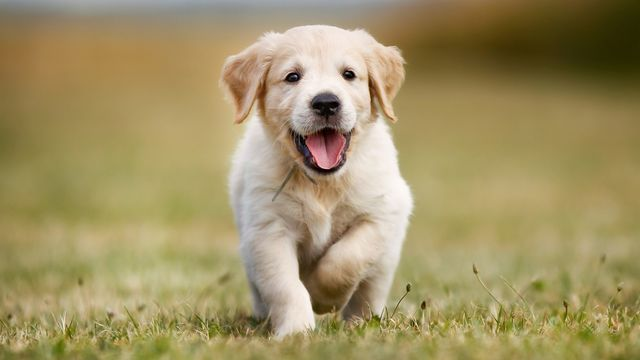
#> input picture input/chien.jpg, 640 x 360 px, found by its file name
$ python gradient.py   (older library calls are emulated)
#> lines starting #> are read from the running program, lines starting #| are printed output that depends on the picture
import matplotlib.pyplot as plt
import matplotlib.image as mpimg
import numpy as np
from scipy import ndimage
import cv2

image_path = 'input/chien.jpg'
img = cv2.cvtColor(cv2.imread(image_path), cv2.COLOR_BGR2GRAY)
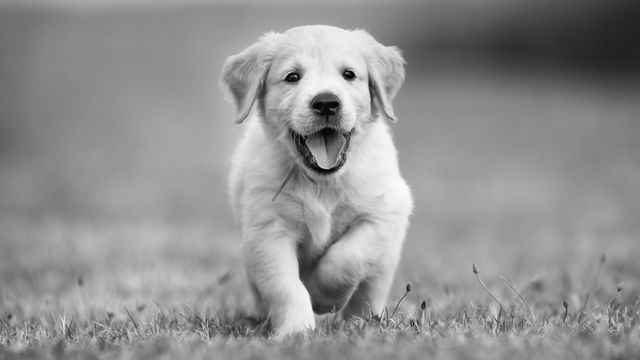
#> img: shape (360, 640); min 0, max 252, mean 144.7

sx = cv2.Sobel(img, cv2.CV_64F,1,0)
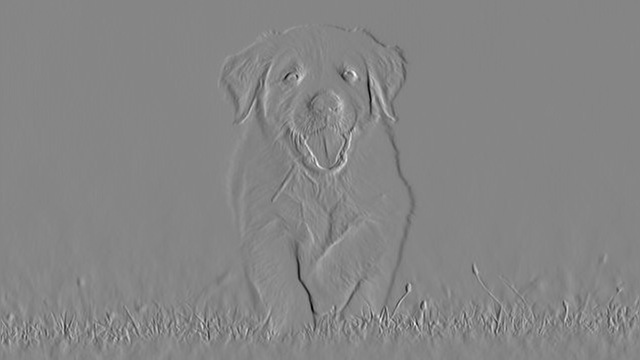
#> sx: shape (360, 640) float64; min -700, max 634, mean -0.1; drawn with min black and max white
sy = cv2.Sobel(img,cv2.CV_64F,0,1)
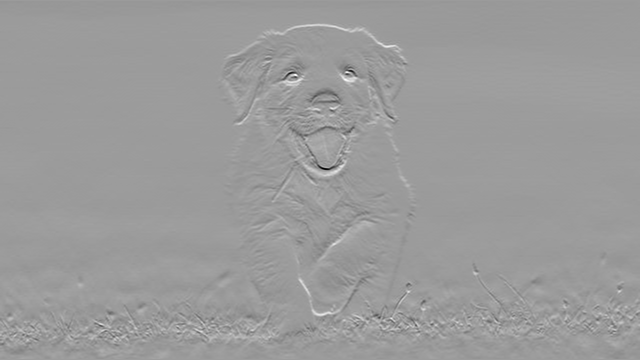
#> sy: shape (360, 640) float64; min -782, max 500, mean 0; drawn with min black and max white
laplacian = cv2.Laplacian(img, cv2.CV_32F)
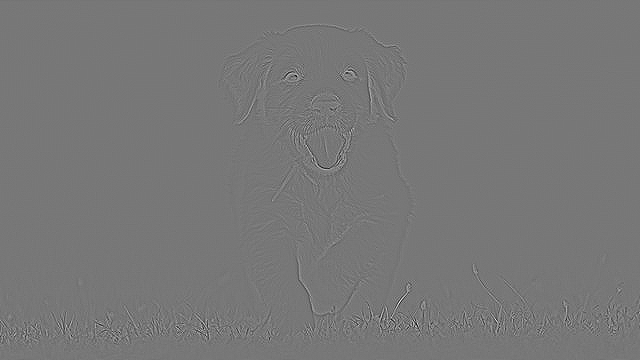
#> laplacian: shape (360, 640) float32; min -267, max 302, mean 0; drawn with min black and max white

# [8 lines of commented-out code are left out]
plt.imshow(laplacian)
plt.show()

$ run again, with input/palaiseau.jpg copied over input/chien.jpg
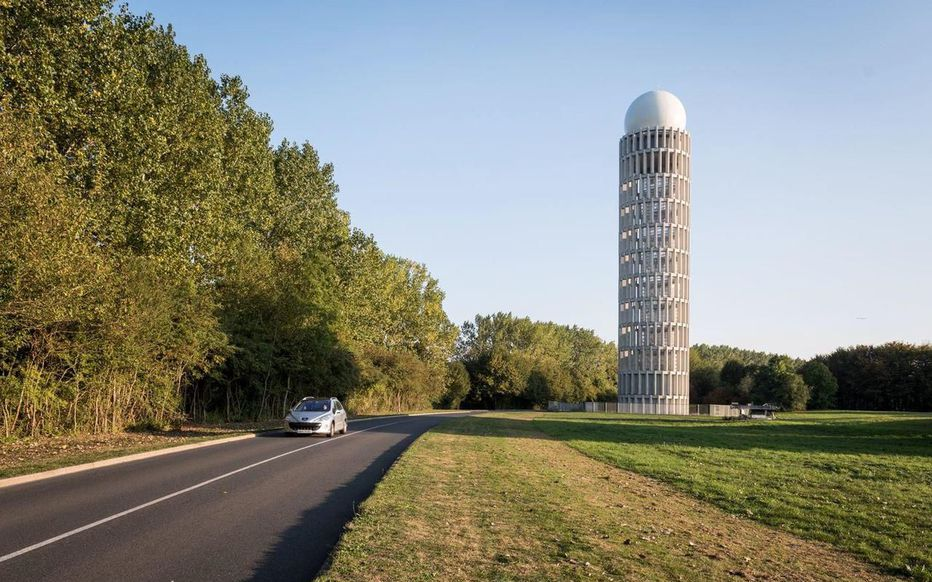
#> input picture input/palaiseau.jpg, 932 x 582 px, found by its file name
#> `img = cv2.cvtColor(cv2.imread(image_path), cv2.COLOR_BGR2GRAY)`:
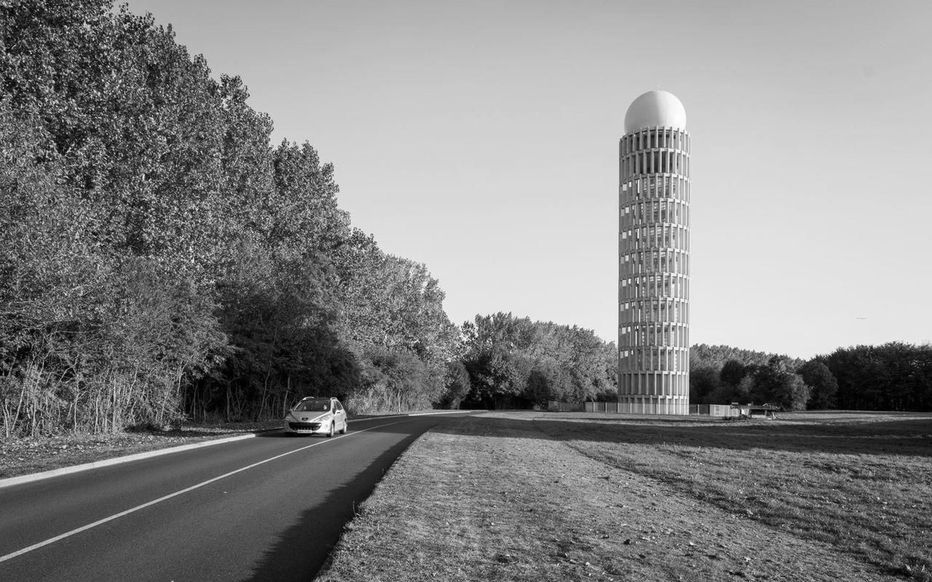
#> img: shape (582, 932); min 0, max 254, mean 133.5
#> `laplacian = cv2.Laplacian(img, cv2.CV_32F)`:
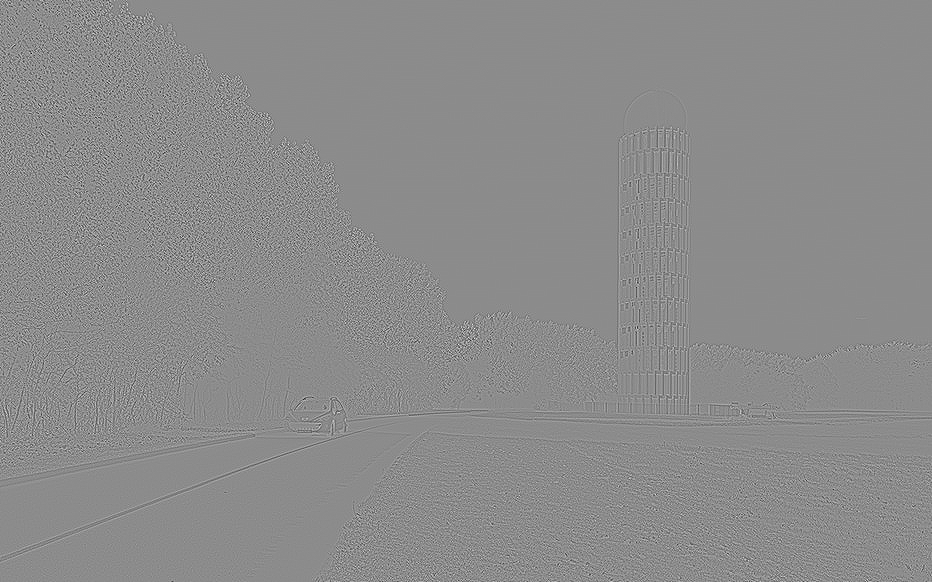
#> laplacian: shape (582, 932) float32; min -537, max 442, mean 0; drawn with min black and max white
